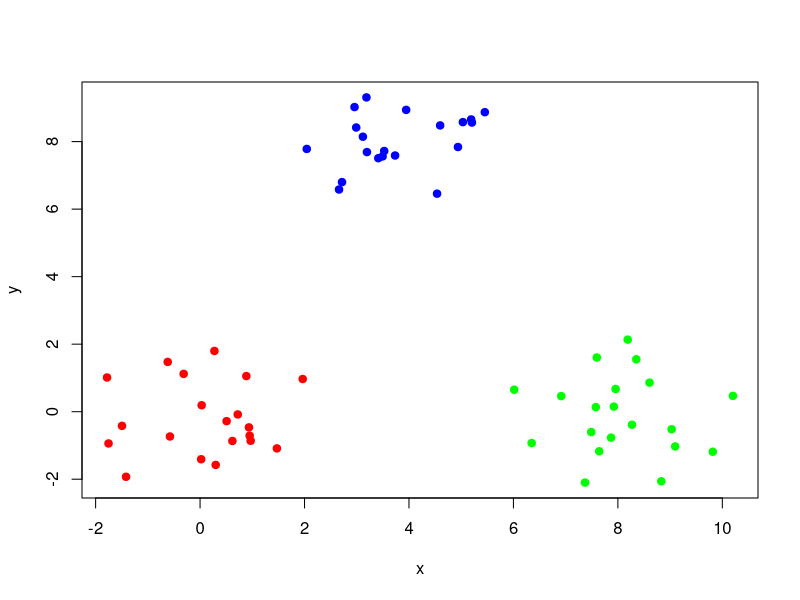
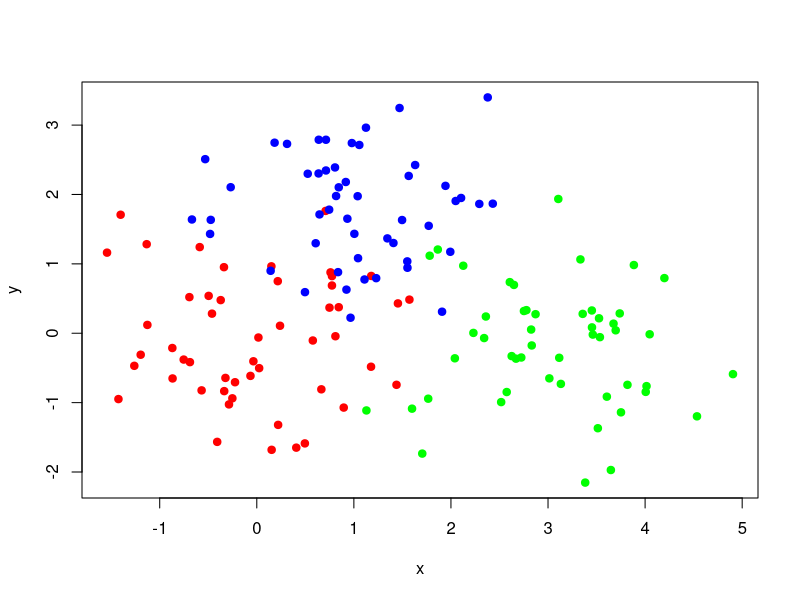
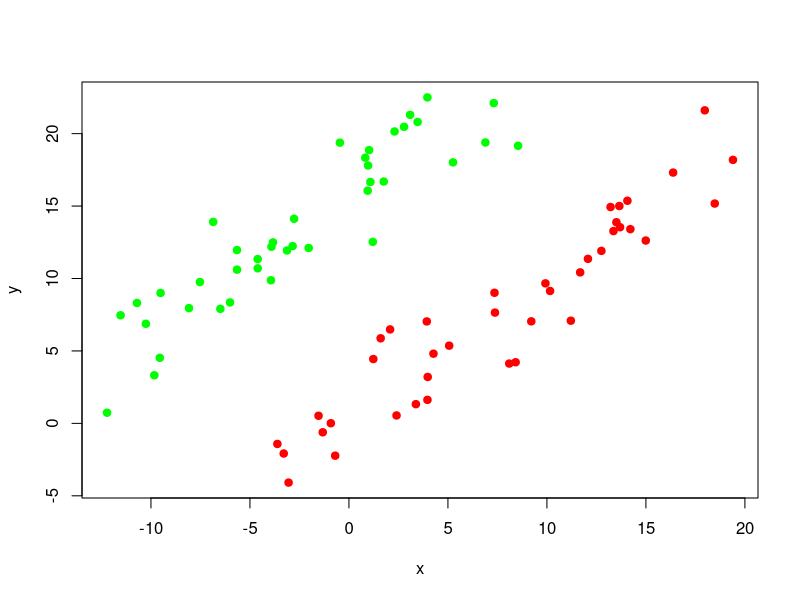
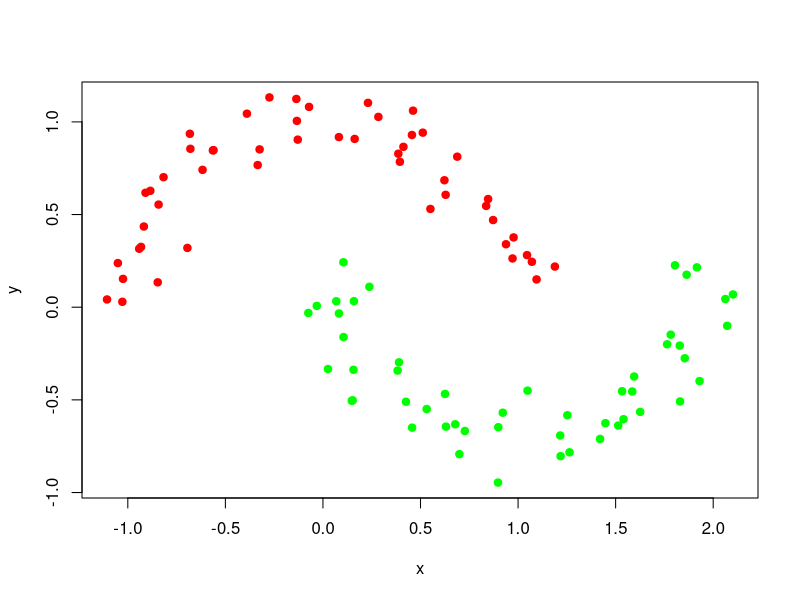

R code for these plots, in order:
palette(rainbow(3))
#####################################################
#####################################################
##  CAMBIARE IL PARAMETRO DEL COMANDO set.seed PER PERSONALIZZARE L'ESERCIZIO
#####################################################
#####################################################
library(cluster)
     dfcluster = function(data, n) {
    d = dist(data[, 2:3])
    average <- cutree(hclust(d, method = 'average'), n)
    single <- cutree(hclust(d, method = 'single'), n)
    complete <- cutree(hclust(d, method = 'complete'), n)
    ward <- cutree(hclust(d, method = 'ward.D'), n)
    pam <- pam(data, n)
    kmeans <- kmeans(data, n)

    df = data.frame(data[, 1], average, single, complete, ward, pam$clustering, kmeans$cluster)
    colnames(df) = c("orig", "avg", "sin", "compl", "ward", "pam", "kmeans")
    denom = nrow(df)
    avgp = paste0(round((sum(df$orig == df$avg) / denom) * 100), "%")
    sinp = paste0(round((sum(df$orig == df$sin) / denom) * 100), "%")
    comp = paste0(round((sum(df$orig == df$compl) / denom) * 100), "%")
    wardp = paste0(round((sum(df$orig == df$ward) / denom) * 100), "%")
    pamp = paste0(round((sum(df$orig == df$pam) / denom) * 100), "%")
    kmep = paste0(round((sum(df$orig == df$kmeans) / denom) * 100), "%")

    perc = c(sinp, comp, avgp, wardp, kmep, pamp)
    return(perc)
}

tab <- function(data) {
    average <- table(data$orig, data$avg)
    single <- table(data$orig, data$sin)
    complete <- table(data$orig, data$compl)
    ward <- table(data$orig, data$ward)
    Pam <- table(data$orig, data$pam)
    Kmeans <- table(data$orig, data$kmeans)

    print(average)
    print(single)
    print(complete)
    print(ward)
    print(Pam)
    print(Kmeans)
}

dforder = function(data, n) {
    d = dist(data[, 2:3])
    average <- sort(cutree(hclust(d, method = 'average'), n)    )
    single <- sort(cutree(hclust(d, method = 'single'), n)     )
    complete <- sort(cutree(hclust(d, method = 'complete'), n)  )
    ward <- sort(cutree(hclust(d, method = 'ward.D'), n))
    pam <- pam(data, n)
    kmeans <- kmeans(data, n)
    pamx <- sort(pam$clustering)
    kmeansx <- sort(kmeans$cluster)

    df = data.frame(data[, 1], average, single, complete, ward, pamx, kmeansx)
    colnames(df) = c("orig", "avg", "sin", "compl", "ward", "pam", "kmeans")
    denom = nrow(df)
    avgp = paste0(round((sum(df$orig == df$avg) / denom) * 100), "%")
    sinp = paste0(round((sum(df$orig == df$sin) / denom) * 100), "%")
    comp = paste0(round((sum(df$orig == df$compl) / denom) * 100), "%")
    wardp = paste0(round((sum(df$orig == df$ward) / denom) * 100), "%")
    pamp = paste0(round((sum(df$orig == df$pam) / denom) * 100), "%")
    kmep = paste0(round((sum(df$orig == df$kmeans) / denom) * 100), "%")

    perc = c(sinp, comp, avgp, wardp, kmep, pamp)
    return(perc)
}

dfclusterm = function(data, n) {
    d = dist(data[, 2:3])
    average <- cutree(hclust(d, method = 'average'), n)
    single <- cutree(hclust(d, method = 'single'), n)
    complete <- cutree(hclust(d, method = 'complete'), n)
    ward <- cutree(hclust(d, method = 'ward.D'), n)
    pam <- pam(d, n)
    kmeans <- kmeans(d, n, iter.max = 1000)

    df = data.frame(data[, 1], average, single, complete, ward, pam$clustering, kmeans$cluster, data[, 2], data[, 3])
    colnames(df) = c("orig", "avg", "sin", "compl", "ward", "pam", "kmeans", "X", "Y")
    return(df)
}

## cluster  ben separati
set.seed(500)
n=20; scale=1;
      mx=0; my=0; 
      x=rnorm(n)*scale+mx
      y=rnorm(n)*scale+my
      mx=8; my=0;
      x=c(x,(rnorm(n)*scale+mx))
      y=c(y,(rnorm(n)*scale+my))
      mx=4; my=8;
      x=c(x,(rnorm(n)*scale+mx))
      y=c(y,(rnorm(n)*scale+my))
mat_well<-cbind(c(rep(1,n),rep(2,n),rep(3,n)),x,y)
colnames(mat_well)<-c('G-vero','x','y')
plot(x, y, pch = 19, col = mat_well[, 1])

### cluster poco separati
set.seed(500)
 n=50; scale=.8;
      mx=0; my=0; 
      x=rnorm(n)*scale+mx
      y=rnorm(n)*scale+my
      mx=3; my=0; 
      x=c(x,(rnorm(n)*scale+mx))
      y=c(y,(rnorm(n)*scale+my))
      mx=1; my=2; 
      x=c(x,(rnorm(n)*scale+mx))
      y=c(y,(rnorm(n)*scale+my))
mat_poor<-cbind(c(rep(1,n),rep(2,n),rep(3,n)),x,y)
colnames(mat_poor)<-c('G-vero','x','y')
plot(x,y,pch=19,col=mat_poor[,1])


### cluster allungati
set.seed(500);
n=40
      ma=8; mb=0;
      a=rnorm(n)*6+ma;
      b=rnorm(n)+mb;
      ma=6; mb=8;  
      a<-c(a,rnorm(n)*6+ma)
      b<-c(b,b=rnorm(n)+mb)
         x=a-b;
         y=a+b;
mat_lunghi<-cbind(c(rep(1,n),rep(2,n)),x,y)
colnames(mat_lunghi)<-c('G-vero','x','y')
plot(x,y,pch=19,col=mat_lunghi[,1])

### cluster nonconvessi
set.seed(500);
n<-100
i<-1:n
         a=i*.0628319;
         x=cos(a)+(i>50)+rnorm(n)*.1;
         y=sin(a)+(i>50)*.3+rnorm(n)*.1;
mat_nconv<-cbind(c(rep(1,n/2),rep(2,n/2)),x,y)
colnames(mat_nconv)<-c('G-vero','x','y')
plot(x,y,pch=19,col=mat_nconv[,1])

grpsep = dforder(mat_well, 3)
grp_poco_sep = dfcluster(mat_poor, 3)
grp_allungati = dfcluster(mat_lunghi, 2)
grp_non_conv = dfcluster(mat_nconv, 2)

cluwell <- dfclusterm(mat_well, 3)
clupoor <- dfclusterm(mat_poor, 3)
clulunghi <- dfclusterm(mat_lunghi, 2)
clunconv <- dfclusterm(mat_nconv, 2)

tb = t(data.frame(grpsep, grp_poco_sep, grp_allungati, grp_non_conv))
colnames(tb) = c("single link", "complete link", "group avg", "ward", "k-means", "pam")
tb

paste("Ben Separati -------------")
tab(cluwell)
paste("Ben Poco Separati -------------")
tab(clupoor)
paste("Allungati -------------")
tab(clulunghi)
paste("Non convessi -------------")
tab(clunconv)